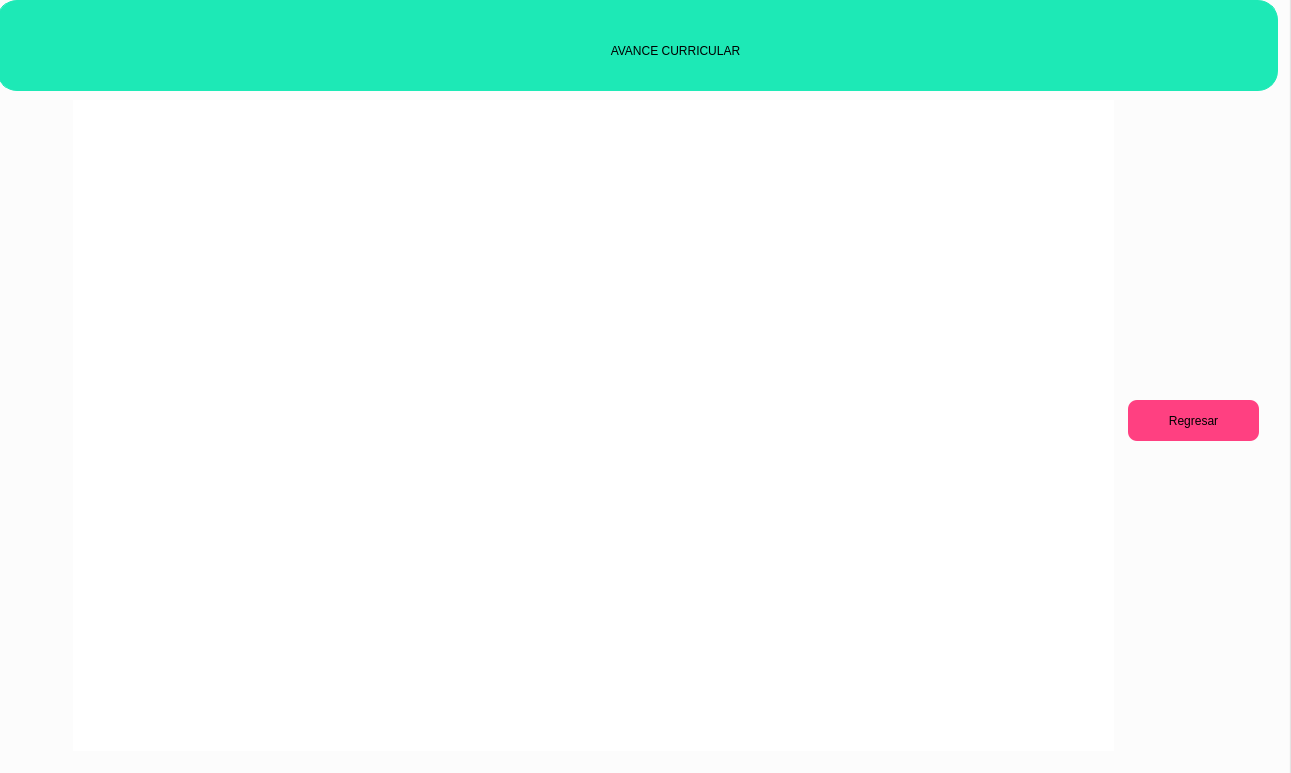
<?xml version="1.0" encoding="UTF-8"?>
<ui version="4.0">
 <class>mostrar_avance</class>
 <widget class="QDialog" name="mostrar_avance">
  <property name="geometry">
   <rect>
    <x>0</x>
    <y>0</y>
    <width>1291</width>
    <height>773</height>
   </rect>
  </property>
  <property name="windowTitle">
   <string>Dialog</string>
  </property>
  <widget class="QGroupBox" name="groupBox">
   <property name="geometry">
    <rect>
     <x>-50</x>
     <y>-70</y>
     <width>1341</width>
     <height>851</height>
    </rect>
   </property>
   <property name="styleSheet">
    <string notr="true">background-color: rgb(255, 255, 255);</string>
   </property>
   <property name="title">
    <string/>
   </property>
   <widget class="QLabel" name="VERDE">
    <property name="geometry">
     <rect>
      <x>47</x>
      <y>70</y>
      <width>1281</width>
      <height>91</height>
     </rect>
    </property>
    <property name="styleSheet">
     <string notr="true">background-color: #1DE9B6;  
border: 1px solid #1DE9B6;
    border-radius: 20px;
    margin-top: 0.5em;</string>
    </property>
    <property name="text">
     <string/>
    </property>
   </widget>
   <widget class="QLabel" name="Mapa">
    <property name="geometry">
     <rect>
      <x>123</x>
      <y>170</y>
      <width>1041</width>
      <height>651</height>
     </rect>
    </property>
    <property name="text">
     <string/>
    </property>
    <property name="pixmap">
     <pixmap resource="SRC.qrc">:/Images/Mapa.jpg</pixmap>
    </property>
    <property name="scaledContents">
     <bool>true</bool>
    </property>
   </widget>
   <widget class="QLabel" name="CCOS_001">
    <property name="geometry">
     <rect>
      <x>342</x>
      <y>445</y>
      <width>20</width>
      <height>20</height>
     </rect>
    </property>
    <property name="styleSheet">
     <string notr="true"> background:transparent;
       border:none;
       outline:none;
</string>
    </property>
    <property name="text">
     <string/>
    </property>
   </widget>
   <widget class="QLabel" name="Titulo">
    <property name="geometry">
     <rect>
      <x>470</x>
      <y>80</y>
      <width>511</width>
      <height>81</height>
     </rect>
    </property>
    <property name="styleSheet">
     <string notr="true">font: 75 25pt &quot;Berlin Sans FB Demi&quot;;
background:transparent;

</string>
    </property>
    <property name="text">
     <string>AVANCE CURRICULAR</string>
    </property>
    <property name="alignment">
     <set>Qt::AlignCenter</set>
    </property>
   </widget>
   <widget class="QPushButton" name="Regresar">
    <property name="geometry">
     <rect>
      <x>1178</x>
      <y>470</y>
      <width>131</width>
      <height>41</height>
     </rect>
    </property>
    <property name="mouseTracking">
     <bool>true</bool>
    </property>
    <property name="focusPolicy">
     <enum>Qt::ClickFocus</enum>
    </property>
    <property name="styleSheet">
     <string notr="true">background-color: #FF4081;
font: 14pt 75 &quot;Times New Roman&quot;;
border: 2px ;
    border-radius: 9px;
</string>
    </property>
    <property name="text">
     <string>Regresar</string>
    </property>
    <property name="flat">
     <bool>false</bool>
    </property>
   </widget>
   <widget class="QLabel" name="CCOS_003">
    <property name="geometry">
     <rect>
      <x>334</x>
      <y>335</y>
      <width>21</width>
      <height>20</height>
     </rect>
    </property>
    <property name="styleSheet">
     <string notr="true"> background:transparent;
       border:none;
       outline:none;
</string>
    </property>
    <property name="text">
     <string/>
    </property>
   </widget>
   <widget class="QLabel" name="CCOS_004">
    <property name="geometry">
     <rect>
      <x>419</x>
      <y>446</y>
      <width>20</width>
      <height>20</height>
     </rect>
    </property>
    <property name="styleSheet">
     <string notr="true"> background:transparent;
       border:none;
       outline:none;
</string>
    </property>
    <property name="text">
     <string/>
    </property>
   </widget>
   <widget class="QLabel" name="CCOS_005">
    <property name="geometry">
     <rect>
      <x>498</x>
      <y>502</y>
      <width>21</width>
      <height>20</height>
     </rect>
    </property>
    <property name="styleSheet">
     <string notr="true"> background:transparent;
       border:none;
       outline:none;
</string>
    </property>
    <property name="text">
     <string/>
    </property>
   </widget>
   <widget class="QLabel" name="CCOS_007">
    <property name="geometry">
     <rect>
      <x>412</x>
      <y>282</y>
      <width>21</width>
      <height>20</height>
     </rect>
    </property>
    <property name="styleSheet">
     <string notr="true"> background:transparent;
       border:none;
       outline:none;

</string>
    </property>
    <property name="text">
     <string/>
    </property>
   </widget>
   <widget class="QLabel" name="CCOS_008">
    <property name="geometry">
     <rect>
      <x>493</x>
      <y>280</y>
      <width>21</width>
      <height>20</height>
     </rect>
    </property>
    <property name="styleSheet">
     <string notr="true"> background:transparent;
       border:none;
       outline:none;

</string>
    </property>
    <property name="text">
     <string/>
    </property>
   </widget>
   <widget class="QLabel" name="CCOS_252">
    <property name="geometry">
     <rect>
      <x>688</x>
      <y>447</y>
      <width>20</width>
      <height>20</height>
     </rect>
    </property>
    <property name="styleSheet">
     <string notr="true"> background:transparent;
       border:none;
       outline:none;
</string>
    </property>
    <property name="text">
     <string/>
    </property>
   </widget>
   <widget class="QLabel" name="CCOS_010">
    <property name="geometry">
     <rect>
      <x>498</x>
      <y>444</y>
      <width>20</width>
      <height>20</height>
     </rect>
    </property>
    <property name="styleSheet">
     <string notr="true"> background:transparent;
       border:none;
       outline:none;
</string>
    </property>
    <property name="text">
     <string/>
    </property>
   </widget>
   <widget class="QLabel" name="CCOS_261">
    <property name="geometry">
     <rect>
      <x>579</x>
      <y>446</y>
      <width>20</width>
      <height>20</height>
     </rect>
    </property>
    <property name="styleSheet">
     <string notr="true"> background:transparent;
       border:none;
       outline:none;
</string>
    </property>
    <property name="text">
     <string/>
    </property>
   </widget>
   <widget class="QLabel" name="CCOS_251">
    <property name="geometry">
     <rect>
      <x>683</x>
      <y>278</y>
      <width>21</width>
      <height>20</height>
     </rect>
    </property>
    <property name="styleSheet">
     <string notr="true"> background:transparent;
       border:none;
       outline:none;

</string>
    </property>
    <property name="text">
     <string/>
    </property>
   </widget>
   <widget class="QLabel" name="CCOS_254">
    <property name="geometry">
     <rect>
      <x>770</x>
      <y>447</y>
      <width>20</width>
      <height>20</height>
     </rect>
    </property>
    <property name="styleSheet">
     <string notr="true"> background:transparent;
       border:none;
       outline:none;
</string>
    </property>
    <property name="text">
     <string/>
    </property>
   </widget>
   <widget class="QLabel" name="FGUS_002">
    <property name="geometry">
     <rect>
      <x>422</x>
      <y>725</y>
      <width>20</width>
      <height>20</height>
     </rect>
    </property>
    <property name="styleSheet">
     <string notr="true"> background:transparent;
       border:none;
       outline:none;
</string>
    </property>
    <property name="text">
     <string/>
    </property>
   </widget>
   <widget class="QLabel" name="FGUS_004">
    <property name="geometry">
     <rect>
      <x>340</x>
      <y>671</y>
      <width>21</width>
      <height>20</height>
     </rect>
    </property>
    <property name="styleSheet">
     <string notr="true"> background:transparent;
       border:none;
       outline:none;
</string>
    </property>
    <property name="text">
     <string/>
    </property>
   </widget>
   <widget class="QLabel" name="FGUS_005">
    <property name="geometry">
     <rect>
      <x>419</x>
      <y>672</y>
      <width>21</width>
      <height>20</height>
     </rect>
    </property>
    <property name="styleSheet">
     <string notr="true"> background:transparent;
       border:none;
       outline:none;
</string>
    </property>
    <property name="text">
     <string/>
    </property>
   </widget>
   <widget class="QLabel" name="FGUS_006">
    <property name="geometry">
     <rect>
      <x>499</x>
      <y>674</y>
      <width>20</width>
      <height>20</height>
     </rect>
    </property>
    <property name="styleSheet">
     <string notr="true"> background:transparent;
       border:none;
       outline:none;
</string>
    </property>
    <property name="text">
     <string/>
    </property>
   </widget>
   <widget class="QLabel" name="ICCS_001">
    <property name="geometry">
     <rect>
      <x>335</x>
      <y>281</y>
      <width>20</width>
      <height>21</height>
     </rect>
    </property>
    <property name="minimumSize">
     <size>
      <width>20</width>
      <height>0</height>
     </size>
    </property>
    <property name="maximumSize">
     <size>
      <width>20</width>
      <height>21</height>
     </size>
    </property>
    <property name="styleSheet">
     <string notr="true"> background:transparent;
       border:none;
       outline:none;

</string>
    </property>
    <property name="text">
     <string/>
    </property>
   </widget>
   <widget class="QLabel" name="FGUS_007">
    <property name="geometry">
     <rect>
      <x>579</x>
      <y>674</y>
      <width>21</width>
      <height>20</height>
     </rect>
    </property>
    <property name="styleSheet">
     <string notr="true"> background:transparent;
       border:none;
       outline:none;
</string>
    </property>
    <property name="text">
     <string/>
    </property>
   </widget>
   <widget class="QLabel" name="ICCS_002">
    <property name="geometry">
     <rect>
      <x>414</x>
      <y>335</y>
      <width>20</width>
      <height>20</height>
     </rect>
    </property>
    <property name="styleSheet">
     <string notr="true"> background:transparent;
       border:none;
       outline:none;
</string>
    </property>
    <property name="text">
     <string/>
    </property>
   </widget>
   <widget class="QLabel" name="ICCS_003">
    <property name="geometry">
     <rect>
      <x>419</x>
      <y>391</y>
      <width>20</width>
      <height>20</height>
     </rect>
    </property>
    <property name="styleSheet">
     <string notr="true"> background:transparent;
       border:none;
       outline:none;
</string>
    </property>
    <property name="text">
     <string/>
    </property>
   </widget>
   <widget class="QLabel" name="ICCS_004">
    <property name="geometry">
     <rect>
      <x>495</x>
      <y>335</y>
      <width>21</width>
      <height>20</height>
     </rect>
    </property>
    <property name="styleSheet">
     <string notr="true"> background:transparent;
       border:none;
       outline:none;

</string>
    </property>
    <property name="text">
     <string/>
    </property>
   </widget>
   <widget class="QLabel" name="ICCS_005">
    <property name="geometry">
     <rect>
      <x>500</x>
      <y>391</y>
      <width>21</width>
      <height>20</height>
     </rect>
    </property>
    <property name="styleSheet">
     <string notr="true"> background:transparent;
       border:none;
       outline:none;
</string>
    </property>
    <property name="text">
     <string/>
    </property>
   </widget>
   <widget class="QLabel" name="ICCS_006">
    <property name="geometry">
     <rect>
      <x>576</x>
      <y>278</y>
      <width>20</width>
      <height>20</height>
     </rect>
    </property>
    <property name="styleSheet">
     <string notr="true"> background:transparent;
       border:none;
       outline:none;
</string>
    </property>
    <property name="text">
     <string/>
    </property>
   </widget>
   <widget class="QLabel" name="ICCS_007">
    <property name="geometry">
     <rect>
      <x>574</x>
      <y>335</y>
      <width>21</width>
      <height>20</height>
     </rect>
    </property>
    <property name="styleSheet">
     <string notr="true"> background:transparent;
       border:none;
       outline:none;
</string>
    </property>
    <property name="text">
     <string/>
    </property>
   </widget>
   <widget class="QLabel" name="ICCS_254">
    <property name="geometry">
     <rect>
      <x>929</x>
      <y>281</y>
      <width>20</width>
      <height>20</height>
     </rect>
    </property>
    <property name="styleSheet">
     <string notr="true"> background:transparent;
       border:none;
       outline:none;
</string>
    </property>
    <property name="text">
     <string/>
    </property>
   </widget>
   <widget class="QLabel" name="ICCS_250">
    <property name="geometry">
     <rect>
      <x>682</x>
      <y>333</y>
      <width>21</width>
      <height>20</height>
     </rect>
    </property>
    <property name="styleSheet">
     <string notr="true"> background:transparent;
       border:none;
       outline:none;
</string>
    </property>
    <property name="text">
     <string/>
    </property>
   </widget>
   <widget class="QLabel" name="ICCS_251">
    <property name="geometry">
     <rect>
      <x>848</x>
      <y>502</y>
      <width>21</width>
      <height>20</height>
     </rect>
    </property>
    <property name="styleSheet">
     <string notr="true"> background:transparent;
       border:none;
       outline:none;
</string>
    </property>
    <property name="text">
     <string/>
    </property>
   </widget>
   <widget class="QLabel" name="ICCS_253">
    <property name="geometry">
     <rect>
      <x>764</x>
      <y>338</y>
      <width>20</width>
      <height>20</height>
     </rect>
    </property>
    <property name="styleSheet">
     <string notr="true"> background:transparent;
       border:none;
       outline:none;
</string>
    </property>
    <property name="text">
     <string/>
    </property>
   </widget>
   <widget class="QLabel" name="ICCS_255">
    <property name="geometry">
     <rect>
      <x>933</x>
      <y>447</y>
      <width>21</width>
      <height>20</height>
     </rect>
    </property>
    <property name="styleSheet">
     <string notr="true"> background:transparent;
       border:none;
       outline:none;
</string>
    </property>
    <property name="text">
     <string/>
    </property>
   </widget>
   <widget class="QLabel" name="ICCS_259">
    <property name="geometry">
     <rect>
      <x>763</x>
      <y>277</y>
      <width>20</width>
      <height>20</height>
     </rect>
    </property>
    <property name="styleSheet">
     <string notr="true"> background:transparent;
       border:none;
       outline:none;
</string>
    </property>
    <property name="text">
     <string/>
    </property>
   </widget>
   <widget class="QLabel" name="ICCS_257">
    <property name="geometry">
     <rect>
      <x>847</x>
      <y>339</y>
      <width>21</width>
      <height>20</height>
     </rect>
    </property>
    <property name="styleSheet">
     <string notr="true"> background:transparent;
       border:none;
       outline:none;
</string>
    </property>
    <property name="text">
     <string/>
    </property>
   </widget>
   <widget class="QLabel" name="ICCS_258">
    <property name="geometry">
     <rect>
      <x>848</x>
      <y>567</y>
      <width>21</width>
      <height>20</height>
     </rect>
    </property>
    <property name="styleSheet">
     <string notr="true"> background:transparent;
       border:none;
       outline:none;
</string>
    </property>
    <property name="text">
     <string/>
    </property>
   </widget>
   <widget class="QLabel" name="ICCS_256">
    <property name="geometry">
     <rect>
      <x>770</x>
      <y>391</y>
      <width>20</width>
      <height>20</height>
     </rect>
    </property>
    <property name="styleSheet">
     <string notr="true"> background:transparent;
       border:none;
       outline:none;
</string>
    </property>
    <property name="text">
     <string/>
    </property>
   </widget>
   <widget class="QLabel" name="ICCS_260">
    <property name="geometry">
     <rect>
      <x>844</x>
      <y>276</y>
      <width>20</width>
      <height>20</height>
     </rect>
    </property>
    <property name="styleSheet">
     <string notr="true"> background:transparent;
       border:none;
       outline:none;

</string>
    </property>
    <property name="text">
     <string/>
    </property>
   </widget>
   <widget class="QLabel" name="ICCS_262">
    <property name="geometry">
     <rect>
      <x>1015</x>
      <y>338</y>
      <width>20</width>
      <height>20</height>
     </rect>
    </property>
    <property name="styleSheet">
     <string notr="true"> background:transparent;
       border:none;
       outline:none;
</string>
    </property>
    <property name="text">
     <string/>
    </property>
   </widget>
   <widget class="QLabel" name="IDCC_002">
    <property name="geometry">
     <rect>
      <x>927</x>
      <y>566</y>
      <width>20</width>
      <height>20</height>
     </rect>
    </property>
    <property name="styleSheet">
     <string notr="true"> background:transparent;
       border:none;
       outline:none;
</string>
    </property>
    <property name="text">
     <string/>
    </property>
   </widget>
   <widget class="QLabel" name="ICCS_261">
    <property name="geometry">
     <rect>
      <x>924</x>
      <y>337</y>
      <width>21</width>
      <height>20</height>
     </rect>
    </property>
    <property name="styleSheet">
     <string notr="true"> background:transparent;
       border:none;
       outline:none;
</string>
    </property>
    <property name="text">
     <string/>
    </property>
   </widget>
   <widget class="QLabel" name="IDDS_001">
    <property name="geometry">
     <rect>
      <x>765</x>
      <y>504</y>
      <width>21</width>
      <height>20</height>
     </rect>
    </property>
    <property name="styleSheet">
     <string notr="true"> background:transparent;
       border:none;
       outline:none;
</string>
    </property>
    <property name="text">
     <string/>
    </property>
   </widget>
   <widget class="QLabel" name="IDDS_002">
    <property name="geometry">
     <rect>
      <x>1089</x>
      <y>619</y>
      <width>21</width>
      <height>20</height>
     </rect>
    </property>
    <property name="styleSheet">
     <string notr="true"> background:transparent;
       border:none;
       outline:none;
</string>
    </property>
    <property name="text">
     <string/>
    </property>
   </widget>
   <widget class="QLabel" name="ISCC_201">
    <property name="geometry">
     <rect>
      <x>850</x>
      <y>391</y>
      <width>21</width>
      <height>20</height>
     </rect>
    </property>
    <property name="styleSheet">
     <string notr="true"> background:transparent;
       border:none;
       outline:none;
</string>
    </property>
    <property name="text">
     <string/>
    </property>
   </widget>
   <widget class="QLabel" name="ISCC_202">
    <property name="geometry">
     <rect>
      <x>1014</x>
      <y>391</y>
      <width>20</width>
      <height>20</height>
     </rect>
    </property>
    <property name="styleSheet">
     <string notr="true"> background:transparent;
       border:none;
       outline:none;
</string>
    </property>
    <property name="text">
     <string/>
    </property>
   </widget>
   <widget class="QLabel" name="SSCC_100">
    <property name="geometry">
     <rect>
      <x>1010</x>
      <y>500</y>
      <width>21</width>
      <height>20</height>
     </rect>
    </property>
    <property name="styleSheet">
     <string notr="true"> background:transparent;
       border:none;
       outline:none;
</string>
    </property>
    <property name="text">
     <string/>
    </property>
   </widget>
   <widget class="QLabel" name="PPCc_101">
    <property name="geometry">
     <rect>
      <x>1090</x>
      <y>501</y>
      <width>20</width>
      <height>20</height>
     </rect>
    </property>
    <property name="styleSheet">
     <string notr="true"> background:transparent;
       border:none;
       outline:none;
</string>
    </property>
    <property name="text">
     <string/>
    </property>
   </widget>
   <widget class="QLabel" name="ISCO_201">
    <property name="geometry">
     <rect>
      <x>686</x>
      <y>502</y>
      <width>21</width>
      <height>20</height>
     </rect>
    </property>
    <property name="styleSheet">
     <string notr="true"> background:transparent;
       border:none;
       outline:none;
</string>
    </property>
    <property name="text">
     <string/>
    </property>
   </widget>
   <widget class="QLabel" name="ICCS_252">
    <property name="geometry">
     <rect>
      <x>930</x>
      <y>503</y>
      <width>20</width>
      <height>20</height>
     </rect>
    </property>
    <property name="styleSheet">
     <string notr="true"> background:transparent;
       border:none;
       outline:none;
</string>
    </property>
    <property name="text">
     <string/>
    </property>
   </widget>
   <widget class="QLabel" name="FGUS_001">
    <property name="geometry">
     <rect>
      <x>340</x>
      <y>727</y>
      <width>21</width>
      <height>20</height>
     </rect>
    </property>
    <property name="styleSheet">
     <string notr="true"> background:transparent;
       border:none;
       outline:none;
</string>
    </property>
    <property name="text">
     <string/>
    </property>
   </widget>
   <widget class="QLabel" name="ISCO_200">
    <property name="geometry">
     <rect>
      <x>690</x>
      <y>565</y>
      <width>21</width>
      <height>20</height>
     </rect>
    </property>
    <property name="styleSheet">
     <string notr="true"> background:transparent;
       border:none;
       outline:none;
</string>
    </property>
    <property name="text">
     <string/>
    </property>
   </widget>
   <widget class="QLabel" name="CCOS_013">
    <property name="geometry">
     <rect>
      <x>582</x>
      <y>503</y>
      <width>21</width>
      <height>20</height>
     </rect>
    </property>
    <property name="styleSheet">
     <string notr="true"> background:transparent;
       border:none;
       outline:none;
</string>
    </property>
    <property name="text">
     <string/>
    </property>
   </widget>
   <widget class="QLabel" name="OPTATIVA_DESIT">
    <property name="geometry">
     <rect>
      <x>1030</x>
      <y>450</y>
      <width>81</width>
      <height>51</height>
     </rect>
    </property>
    <property name="styleSheet">
     <string notr="true"> background:transparent;
       border:none;
       outline:none;
</string>
    </property>
    <property name="text">
     <string/>
    </property>
   </widget>
   <widget class="QLabel" name="Optativa_1">
    <property name="geometry">
     <rect>
      <x>874</x>
      <y>630</y>
      <width>71</width>
      <height>51</height>
     </rect>
    </property>
    <property name="styleSheet">
     <string notr="true"> background:transparent;
       border:none;
       outline:none;
</string>
    </property>
    <property name="text">
     <string/>
    </property>
   </widget>
   <widget class="QLabel" name="Optativa_2">
    <property name="geometry">
     <rect>
      <x>950</x>
      <y>629</y>
      <width>81</width>
      <height>51</height>
     </rect>
    </property>
    <property name="styleSheet">
     <string notr="true"> background:transparent;
       border:none;
       outline:none;
</string>
    </property>
    <property name="text">
     <string/>
    </property>
   </widget>
   <widget class="QLabel" name="Codigo_optativa2">
    <property name="geometry">
     <rect>
      <x>1007</x>
      <y>617</y>
      <width>21</width>
      <height>21</height>
     </rect>
    </property>
    <property name="styleSheet">
     <string notr="true"> background:transparent;
       border:none;
       outline:none;
</string>
    </property>
    <property name="text">
     <string/>
    </property>
   </widget>
   <widget class="QLabel" name="Codigo_optativa1">
    <property name="geometry">
     <rect>
      <x>930</x>
      <y>622</y>
      <width>21</width>
      <height>20</height>
     </rect>
    </property>
    <property name="styleSheet">
     <string notr="true"> background:transparent;
       border:none;
       outline:none;
</string>
    </property>
    <property name="text">
     <string/>
    </property>
   </widget>
   <widget class="QLabel" name="Codigo_OptavivaDesit">
    <property name="geometry">
     <rect>
      <x>1090</x>
      <y>442</y>
      <width>21</width>
      <height>21</height>
     </rect>
    </property>
    <property name="styleSheet">
     <string notr="true"> background:transparent;
       border:none;
       outline:none;
</string>
    </property>
    <property name="text">
     <string/>
    </property>
   </widget>
   <widget class="QLabel" name="label">
    <property name="geometry">
     <rect>
      <x>280</x>
      <y>82</y>
      <width>91</width>
      <height>80</height>
     </rect>
    </property>
    <property name="styleSheet">
     <string notr="true"> background:transparent;
       border:none;
       outline:none;
</string>
    </property>
    <property name="text">
     <string/>
    </property>
    <property name="pixmap">
     <pixmap resource="SRC.qrc">:/Images/iconfinder-document03-1622833_121957.png</pixmap>
    </property>
    <property name="scaledContents">
     <bool>true</bool>
    </property>
   </widget>
   <widget class="QLabel" name="label_2">
    <property name="geometry">
     <rect>
      <x>1090</x>
      <y>80</y>
      <width>91</width>
      <height>80</height>
     </rect>
    </property>
    <property name="styleSheet">
     <string notr="true"> background:transparent;
       border:none;
       outline:none;
</string>
    </property>
    <property name="text">
     <string/>
    </property>
    <property name="pixmap">
     <pixmap resource="SRC.qrc">:/Images/iconfinder-document03-1622833_121957.png</pixmap>
    </property>
    <property name="scaledContents">
     <bool>true</bool>
    </property>
   </widget>
  </widget>
 </widget>
 <resources>
  <include location="SRC.qrc"/>
 </resources>
 <connections/>
</ui>
